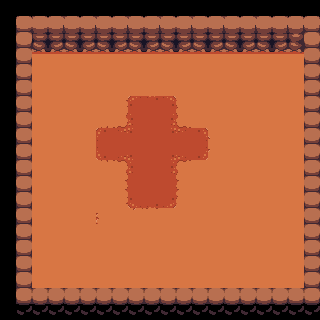

The image is a tile-based game level rendered from a .tmx file. Its description and complete source (layers, tilesets, objects, tile grids) follow:
An orthogonal 10x10 tile map with 32x32 px tiles, 1 tile layer (Tile Layer 1).

<map version="1.5" tiledversion="1.7.2" orientation="orthogonal" renderorder="right-down" width="10" height="10" tilewidth="32" tileheight="32" infinite="0" nextlayerid="2" nextobjectid="1">
 <tileset firstgid="1" source="cave tileset.tsx" />
 <layer id="1" name="Tile Layer 1" width="10" height="10">
  <data encoding="csv">
2,4,4,4,4,4,4,4,4,8,
17,22,22,22,22,22,22,22,22,23,
17,82,82,82,82,82,82,82,82,114,
17,82,82,34,35,36,37,82,82,114,
17,82,82,49,50,51,52,82,82,114,
17,82,82,64,65,66,67,82,82,99,
17,82,82,79,80,81,82,82,82,99,
17,82,82,82,82,82,82,82,82,99,
17,82,82,82,82,82,82,82,82,99,
121,122,122,122,122,122,122,122,122,129
</data>
 </layer>
</map>
